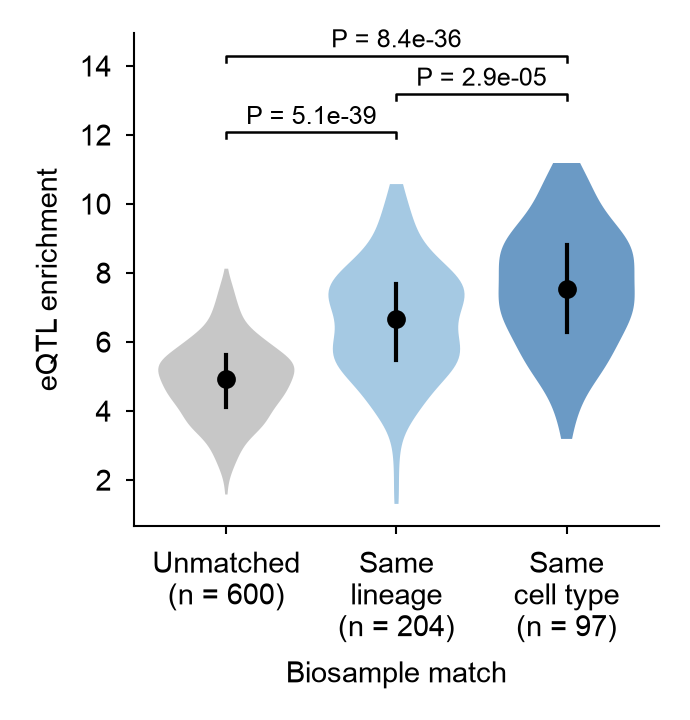

Reproduce this figure in Python.
# /// script
# dependencies = ["pandas", "scipy", "matplotlib"]
# ///
"""Violin + median point-interval plot of eQTL enrichment by biosample match category
(scE2G Fig. 5b style). Run: uv run eqtl_violin.py"""
from pathlib import Path
import pandas as pd
import matplotlib
matplotlib.use("Agg")
import matplotlib.pyplot as plt
from scipy.stats import mannwhitneyu

HERE = Path(__file__).parent
df = pd.read_csv(HERE.parent.parent.parent.parent.parent / "sce2g-figures/evals/files/eqtl_enrichment.csv")

order = ["unmatched", "same_lineage", "same_cell_type"]
labels = {"unmatched": "Unmatched", "same_lineage": "Same\nlineage", "same_cell_type": "Same\ncell type"}
colors = {"unmatched": "#B0B0B0", "same_lineage": "#7FB2D8", "same_cell_type": "#2C6FAD"}
groups = [df.loc[df.category == c, "enrichment"].to_numpy() for c in order]

plt.rcParams.update({"font.size": 7, "font.family": "sans-serif", "font.sans-serif": ["Arial", "Helvetica", "DejaVu Sans"], "pdf.fonttype": 42, "axes.linewidth": 0.5})
fig, ax = plt.subplots(figsize=(2.3, 2.4))

v = ax.violinplot(groups, positions=range(3), widths=0.8, showextrema=False)
for body, c in zip(v["bodies"], order):
    body.set_facecolor(colors[c]); body.set_edgecolor("none"); body.set_alpha(0.7)

# median point with IQR interval
for i, g in enumerate(groups):
    q1, med, q3 = pd.Series(g).quantile([0.25, 0.5, 0.75])
    ax.plot([i, i], [q1, q3], color="black", lw=1)
    ax.plot(i, med, "o", color="black", ms=3.5, zorder=3)

# Wilcoxon rank-sum (Mann-Whitney U) brackets
ymax = df.enrichment.max(); step = (ymax - df.enrichment.min()) * 0.09
for k, (a, b) in enumerate([(0, 1), (1, 2), (0, 2)]):
    p = mannwhitneyu(groups[a], groups[b], alternative="two-sided").pvalue
    y = ymax + step * (1 + 1.25 * k)
    ax.plot([a, a, b, b], [y - step * 0.2, y, y, y - step * 0.2], color="black", lw=0.6)
    ax.text((a + b) / 2, y + step * 0.1, f"P = {p:.1e}" if p < 1e-3 else f"P = {p:.3f}",
            ha="center", va="bottom", fontsize=6)

ax.set_xticks(range(3))
ax.set_xticklabels([f"{labels[c]}\n(n = {len(g)})" for c, g in zip(order, groups)])
ax.set_ylabel("eQTL enrichment")
ax.set_xlabel("Biosample match")
for s in ("top", "right"):
    ax.spines[s].set_visible(False)
ax.tick_params(width=0.5, length=2)
fig.tight_layout()
fig.savefig(HERE / "eqtl_violin.pdf")
fig.savefig(HERE / "eqtl_violin.png", dpi=300)
